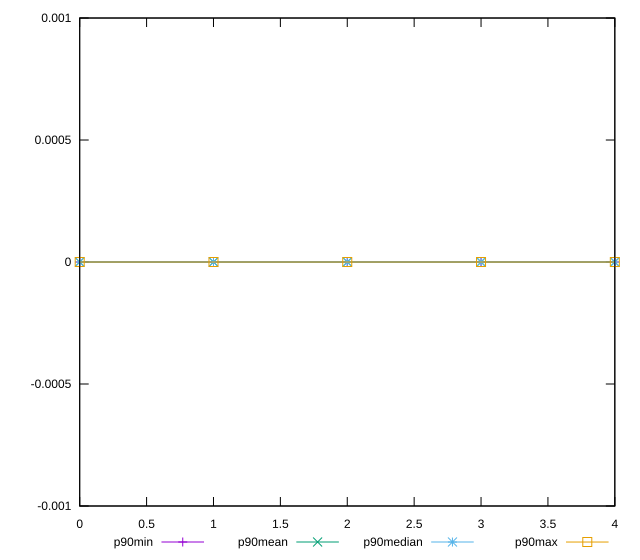

Generate this figure with gnuplot:
reset

$p90Min <<EOF
0 0
1 1.6653345369377347e-17
2 0
3 0
4 0
EOF

$p90Mean <<EOF
0 5.31489745831192e-18
1 2.043282800639918e-17
2 1.771632486103973e-19
3 8.858162430519865e-19
4 0
EOF

$p90Median <<EOF
0 0
1 1.6653345369377347e-17
2 0
3 0
4 0
EOF

$p90Max <<EOF
0 2.7755575615628914e-17
1 4.4408920985006264e-17
2 1.6653345369377347e-17
3 1.6653345369377347e-17
4 0
EOF

set key outside below
set xrange [0:4]
set yrange [-0.001:0.0010000000000000445]
set trange [-0.001:0.0010000000000000445]
set terminal svg size 640, 560 enhanced background rgb 'white'
set output "report_00016_2021-02-10T13-31-48.338Z/meta/score-difference/progression/value.svg"

plot $p90Min title "p90min" with linespoints, \
     $p90Mean title "p90mean" with linespoints, \
     $p90Median title "p90median" with linespoints, \
     $p90Max title "p90max" with linespoints

reset
